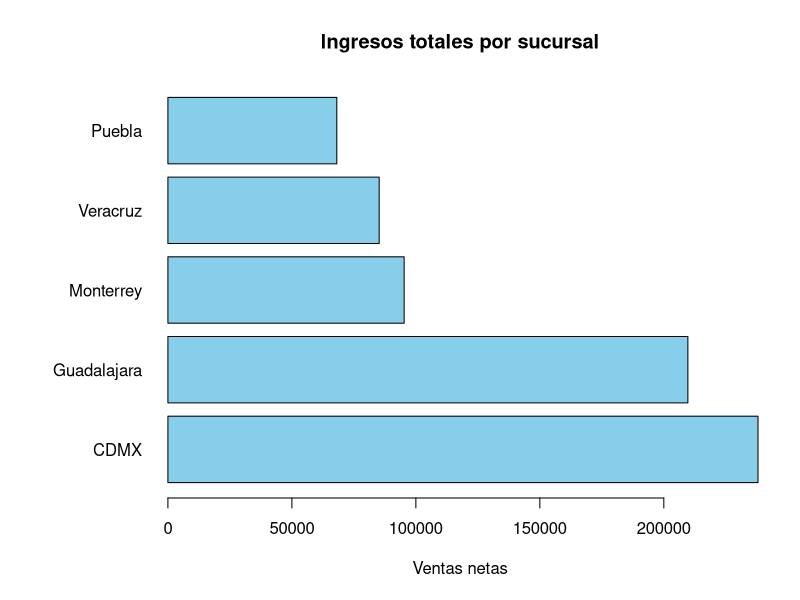
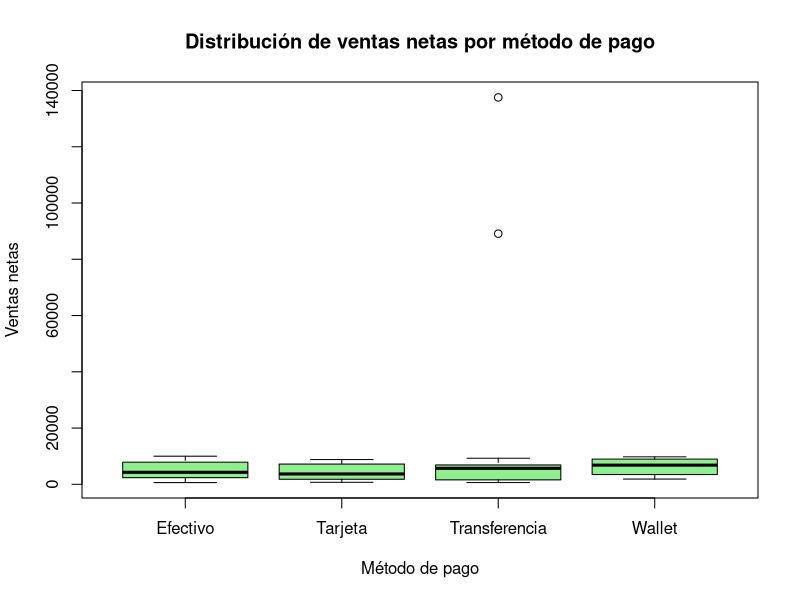

The R source for these figures, in order:
# ------------------------------------------------------------
# Script: Analisis de ventas por sucursal (sin paquetes)
# Archivo: /mnt/data/ventas_sucursales.csv
# Columnas esperadas:
# sucursal, ventas, clientes, devoluciones, metodo_pago
# ------------------------------------------------------------

# 1) Carga de datos
ventas <- read.csv("ventas_sucursales.csv", stringsAsFactors = FALSE)

# --- Si los nombres difieren, ajusta aquí:
# names(ventas)
# names(ventas) <- c("sucursal", "ventas", "clientes", "devoluciones", "metodo_pago")

# ------------------------------------------------------------
# LIMPIEZA BÁSICA
# ------------------------------------------------------------

# Verificar valores nulos en ventas o clientes
cat("Valores nulos en 'ventas':", sum(is.na(ventas$ventas)), "\n")
cat("Valores nulos en 'clientes':", sum(is.na(ventas$clientes)), "\n")

# Opción: eliminar filas con NA en ventas o clientes
ventas <- ventas[!is.na(ventas$ventas) & !is.na(ventas$clientes), ]

# También puedes reemplazar valores faltantes en devoluciones con 0
ventas$devoluciones[is.na(ventas$devoluciones)] <- 0

# Crear nueva columna: ventas_netas = ventas - (devoluciones * 0.8)
ventas$ventas_netas <- ventas$ventas - (ventas$devoluciones * 0.8)

cat("\nPrimeras filas tras limpieza:\n")
print(head(ventas))

# ------------------------------------------------------------
# ANÁLISIS GENERAL
# ------------------------------------------------------------

# Total de ventas por sucursal
total_ventas_por_sucursal <- aggregate(ventas_netas ~ sucursal, data = ventas, sum)
total_ventas_por_sucursal <- total_ventas_por_sucursal[order(-total_ventas_por_sucursal$ventas_netas), ]

cat("\nTotal de ventas netas por sucursal:\n")
print(total_ventas_por_sucursal)

# Promedio de ventas por cliente por sucursal
ventas$ventas_por_cliente <- ventas$ventas_netas / ventas$clientes
promedio_ventas_cliente <- aggregate(ventas_por_cliente ~ sucursal, data = ventas, mean)

# Sucursal con mayor promedio
sucursal_top <- promedio_ventas_cliente$sucursal[which.max(promedio_ventas_cliente$ventas_por_cliente)]

cat("\nSucursal con mayor promedio de ventas por cliente:", sucursal_top, "\n")
print(promedio_ventas_cliente)

# ------------------------------------------------------------
# VISUALIZACIÓN (solo gráficos base)
# ------------------------------------------------------------

# 1) Gráfico de barras — ingresos totales por sucursal
op <- par(mar = c(5, 8, 4, 2) + 0.1)
barplot(
  height = total_ventas_por_sucursal$ventas_netas,
  names.arg = total_ventas_por_sucursal$sucursal,
  horiz = TRUE,
  las = 1,
  col = "skyblue",
  main = "Ingresos totales por sucursal",
  xlab = "Ventas netas"
)
par(op)

# 2) Boxplot — distribución de ventas por método de pago
ventas$metodo_pago <- as.factor(ventas$metodo_pago)

boxplot(
  ventas_netas ~ metodo_pago,
  data = ventas,
  main = "Distribución de ventas netas por método de pago",
  xlab = "Método de pago",
  ylab = "Ventas netas",
  col = "lightgreen"
)
